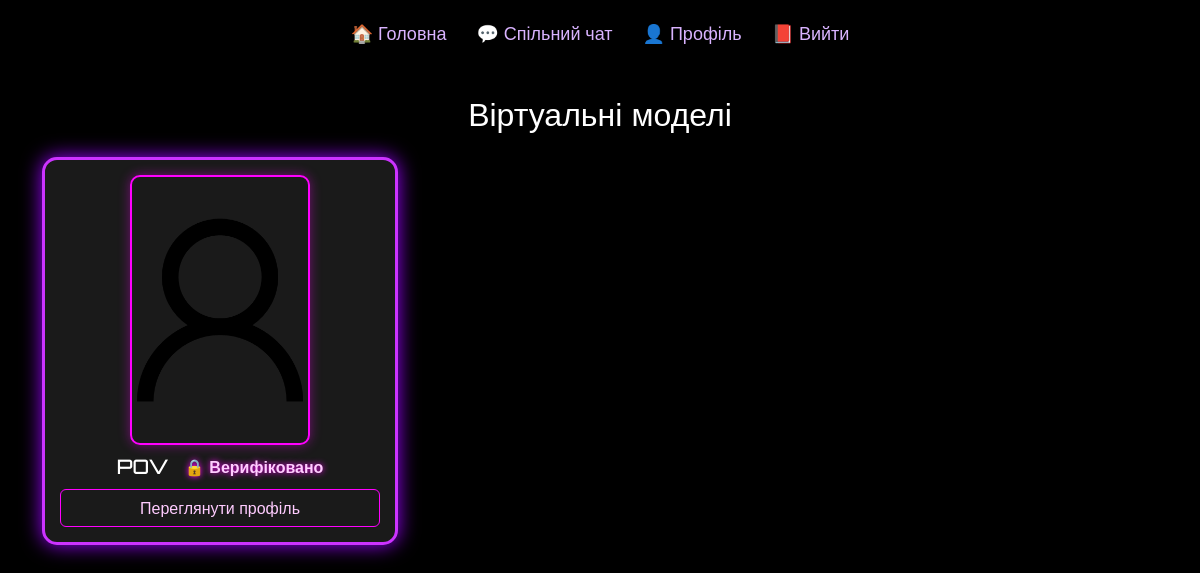
Page /category/1 (signed in) on the committed database.
### tables this page shows
CREATE TABLE users (
    id INTEGER PRIMARY KEY AUTOINCREMENT,
    username TEXT UNIQUE,
    password TEXT,
    name TEXT,
    avatar TEXT,
    is_verified INTEGER DEFAULT 0,
    description TEXT,
    category TEXT,
    city TEXT,
    last_seen TEXT
, visible INTEGER DEFAULT 1, is_admin INTEGER DEFAULT 0, email TEXT);

### app.py (the view)
@app.route('/category/1')
def virtual_models():
    if 'username' not in session:
        return redirect('/login')
    conn = get_db()
    cursor = conn.cursor()
    cursor.execute("SELECT id, name, avatar, username, is_verified FROM users WHERE category=? AND visible=1", ("Віртуальні моделі",))
    models = cursor.fetchall()
    conn.close()
    return render_template('virtual_models.html', models=models)

### app.py (called while the page is built)
def get_db():
    return sqlite3.connect(os.path.join(os.path.dirname(os.path.abspath(__file__)), 'data/users.db'))

@app.before_request
def update_last_seen():
    session.permanent = True
    if "username" in session:
        conn = get_db()
        c = conn.cursor()
        c.execute("UPDATE users SET last_seen = ? WHERE username = ?", (datetime.utcnow().isoformat(), session["username"]))
        conn.commit()
        conn.close()

### templates/virtual_models.html (shortened to what this page needs)
<!DOCTYPE html>
<html lang="uk">
<head>
  <link href="https://cdn.jsdelivr.net/npm/bootstrap@5.3.0/dist/css/bootstrap.min.css" rel="stylesheet">
</head>
<body>
  <div class="menu">
    <a href="/home">🏠 Головна</a>
    <a href="/shared_chat">💬 Спільний чат</a>
    <a href="/profile">👤 Профіль</a>
    <a href="/logout">📕 Вийти</a>
  </div>
  <div class="container mt-5">
    <h2 class="text-center mb-4">Віртуальні моделі</h2>
    <div class="row g-4">
      {% for user in models %}
      <div class="col-md-4">
        <div class="card {% if user[4] %}verified{% endif %}">
          <img src="/{{ user[2] or 'static/Sample_User_Icon.png' }}" alt="Avatar" class="avatar-vertical">
          <h5 class="d-flex justify-content-center align-items-center gap-2">
            {{ user[1] }}
            {% if user[4] %}
              <span class="verified-icon">🔒 Верифіковано</span>
            {% endif %}
          </h5>
          <a href="/profile/{{ user[0] }}" class="btn btn-outline-light">Переглянути профіль</a>
        </div>
      </div>
      {% endfor %}
    </div>
  </div>
</body>
</html>

### templates/virtual_models.html (style rules this page uses)
body { background-color: #000; color: #fff; font-family: 'Orbitron', sans-serif; }
.menu { display: flex; justify-content: center; gap: 30px; margin-top: 20px; font-size: 18px; }
.menu a { color: #d9b3ff; text-decoration: none; }
.card { background-color: #1a1a1a; border: 2px solid #6600cc; border-radius: 15px; box-shadow: 0 0 20px #9900ff; padding: 15px; color: #fff; text-align: center; transition: transform 0.2s, box-shadow 0.3s; }
.avatar-vertical { width: 180px; height: 270px; object-fit: cover; border-radius: 10px; border: 2px solid #ff00ff; box-shadow: 0 0 12px #ff00ff66; margin: 0 auto 10px; display: block; }
.verified { border: 3px solid #cc33ff !important; }
.verified-icon { color: #ffccff; margin-left: 8px; font-size: 16px; text-shadow: 0 0 6px #ff00ff; font-weight: bold; }
h5 { margin-bottom: 10px; }
.btn-outline-light { border-color: #ff00ff; color: #ffccff; }

### rows in the picture
users: avatar (picture), name "POV", is_verified "🔒 Верифіковано"
